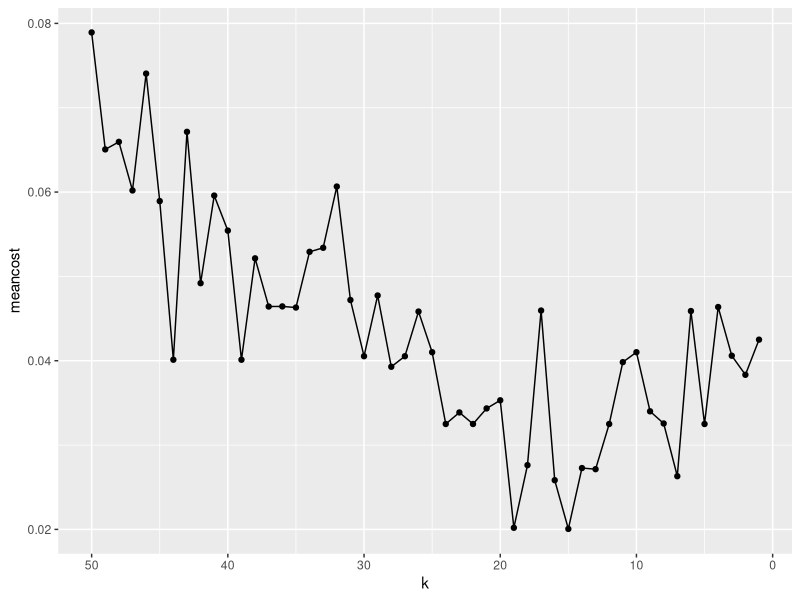
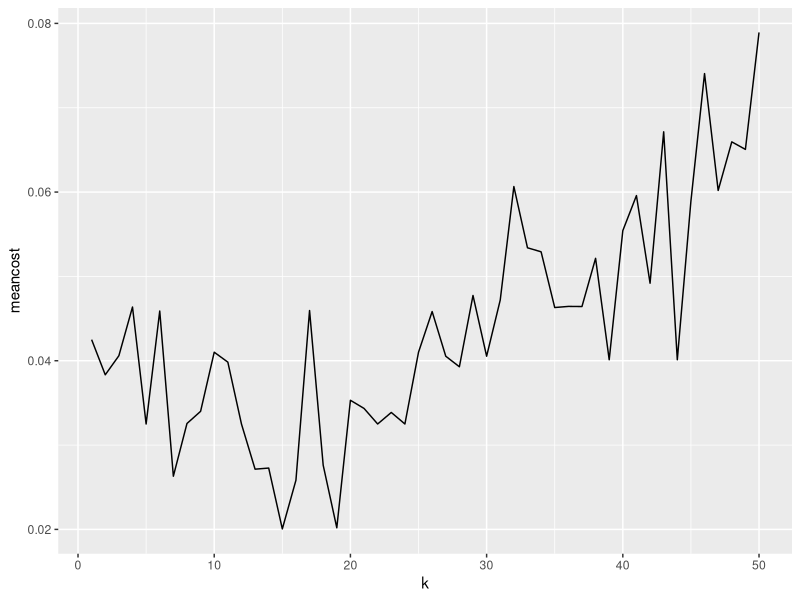

Recreate these plots in R, in order.
rm(list=ls())
library(tidyverse)
library(class)
library(RColorBrewer)
library(caret)

iris<-iris
numneigh<-50
kcosts<-data.frame(k=seq(1,numneigh),
                   meancost=rep(0,numneigh))


for (neigh in 1:numneigh){
  folds<-createFolds(1:nrow(iris),k=10,returnTrain=TRUE)
  costs<-rep(0,10)
  for (j in 1:10){
    irisfold<-iris[folds[[j]],]
    knn_model<-knn(
      train=irisfold%>%
        select(-Species),
      test=iris[-folds[[j]],]%>%
        select(-Species),
      cl=irisfold$Species,
      k=neigh
    )
    testing<-iris[-folds[[j]],]%>%
      mutate(SpeciesTest=knn_model)%>%
      mutate(Correct=ifelse(SpeciesTest==Species,0,1))
    
#    for (i in 1:nrow(testing)){
 #     if (testing$SpeciesTest[i]==Testing$Species[i]){
  #      testing$Correct[i]<-0
  #    }
   #   else {
    #    testing$Correct[i]<-1
    #  }
   
    
    costs[j]<-1/nrow(testing)*sum(testing$Correct)
  }
  kcosts$meancost[neigh]<-mean(costs)
}

kcosts<-kcosts%>%
  mutate(krecip=1/k)

ggplot(data=kcosts,aes(x=k,y=meancost))+
  geom_line()+geom_point()+
  scale_x_reverse()

ggplot(data=kcosts,aes(x=k,y=meancost))+
  geom_line()

kcostsarr<-kcosts%>%
  arrange(meancost)




